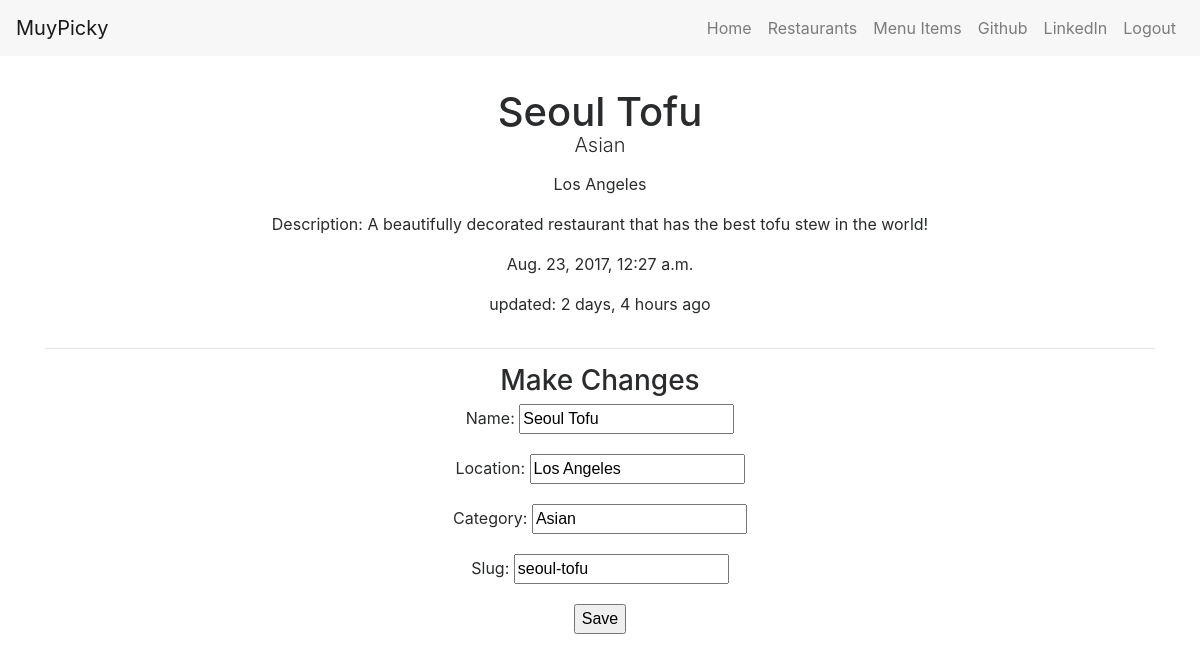
Screenshot of /muypicky/seoul-tofu/ (signed in) with the database file from the repository.
### muyPicky/models.py (models this page shows, shortened)
class RestaurantLocation(models.Model):
    owner       = models.ForeignKey(User)
    name        = models.CharField(max_length = 100)
    location    = models.CharField(max_length=100, null=True, blank=True)
    category    = models.CharField(max_length=100, null=True, blank=True, validators=[validate_category])
    description = models.TextField(default="")
    timestamp   = models.DateTimeField(auto_now_add=True)
    updated     = models.DateTimeField(auto_now=True)
    slug        = models.SlugField(null=True, blank=True)
    objects = RestaurantLocationManager() #add Mode.objects.all
    @property
    def title(self):
        return self.name

### muyPicky/views.py (the view)
# urls.py: url(r'^(?P<slug>[\w-]+)/$', RestaurantUpdateView.as_view(), name='detail'),
class RestaurantUpdateView(LoginRequiredMixin, UpdateView):
    form_class = RestaurantLocationCreateForm
    template_name = 'muyPicky/detail-update.html'
    login_url = '/login/'
    def get_context_data(self, *args, **kwargs):
        context = super(RestaurantUpdateView, self).get_context_data(*args, *kwargs)
        context['title'] = 'Update Restaurant'
        return context
    def get_queryset(self):
        return RestaurantLocation.objects.filter(owner=self.request.user)

### muyPicky/forms.py
class RestaurantLocationCreateForm(forms.ModelForm):
    class Meta:
        model = RestaurantLocation
        fields = [
            'name',
            'location',
            'category',
            'slug'
        ]

### muyPicky/models.py (called while the page is built)
    def get_queryset(self):
        return RestaurantLocationQuerySet(self.model, using=self._db)

### templates/muyPicky/detail-update.html (shortened to what this page needs)
{% extends 'base.html' %}
{% block content %}
    <div class="row">
        <div class="col-sm-8 text-center offset-sm-2">
        <h1>{{ form.instance.title }} <p class="lead">{{ form.instance.category }}</p></h1>
        <p>{{ form.instance.location }}</p>
        <p>Description: {{ object.description }}</p>
        <p>{{ form.instance.timestamp }}</p>
        <p>updated: {{ form.instance.updated|timesince }} ago</p>
        </div>
    </div>
        <hr />
    <div class="row">
    <div class="col-sm-8 text-center offset-sm-2">
        <h3>Make Changes</h3>
        {% include 'snippets/form-snippet.html' with form=form %}
    </div>
    </div>
{% endblock %}

### templates/snippets/form-snippet.html (shortened to what this page needs)
<form method="POST"> {% csrf_token %}
    {{ form.as_p }}
    <button type="submit">Save</button>
</form>

### rows the page displays
RestaurantLocation: instance "Seoul Tofu", instance.category "Asian", instance.location "Los Angeles", description "A beautifully decorated restaurant that has the best tofu stew in the world!", instance.timestamp "Aug. 23, 2017, 12:27 a.m.", instance.updated "2 days, 4 hours", name "Seoul Tofu", location "Los Angeles", category "Asian", slug "seoul-tofu"
